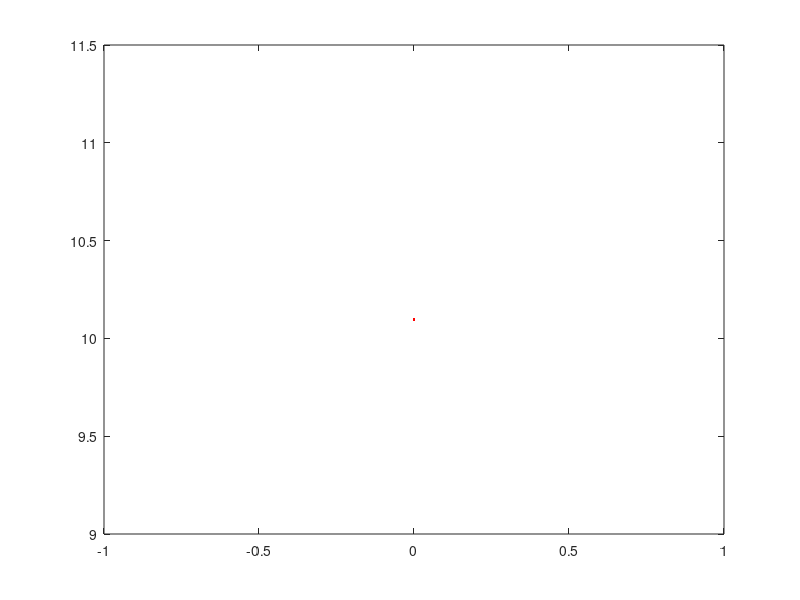

MATLAB code for this plot:

clear all
close all
Ts=input('Ts=');
t=0:Ts:4;
A1=rand;
A2=rand;
A3=rand;
A4=rand;
A5=rand;
A6=rand;
A7=rand;
A8=rand;
y1=(A1*3)*cos(2*pi*(2)*t);
y2=(A2*3)*cos(2*pi*(5)*t);
y3=(A3*3)*cos(2*pi*(8)*t);
y4=(A4*3)*cos(2*pi*(13)*t);
y5=(A5*3)*cos(2*pi*(30)*t);
y6=(A6*3)*cos(2*pi*(22)*t);
y7=(A7*3)*cos(2*pi*(16)*t);
y8=(A8*3)*cos(2*pi*(10)*t);
y=y1+y2+y3+y4+y5+y6+y7+y8;
plot(t,y,'r')